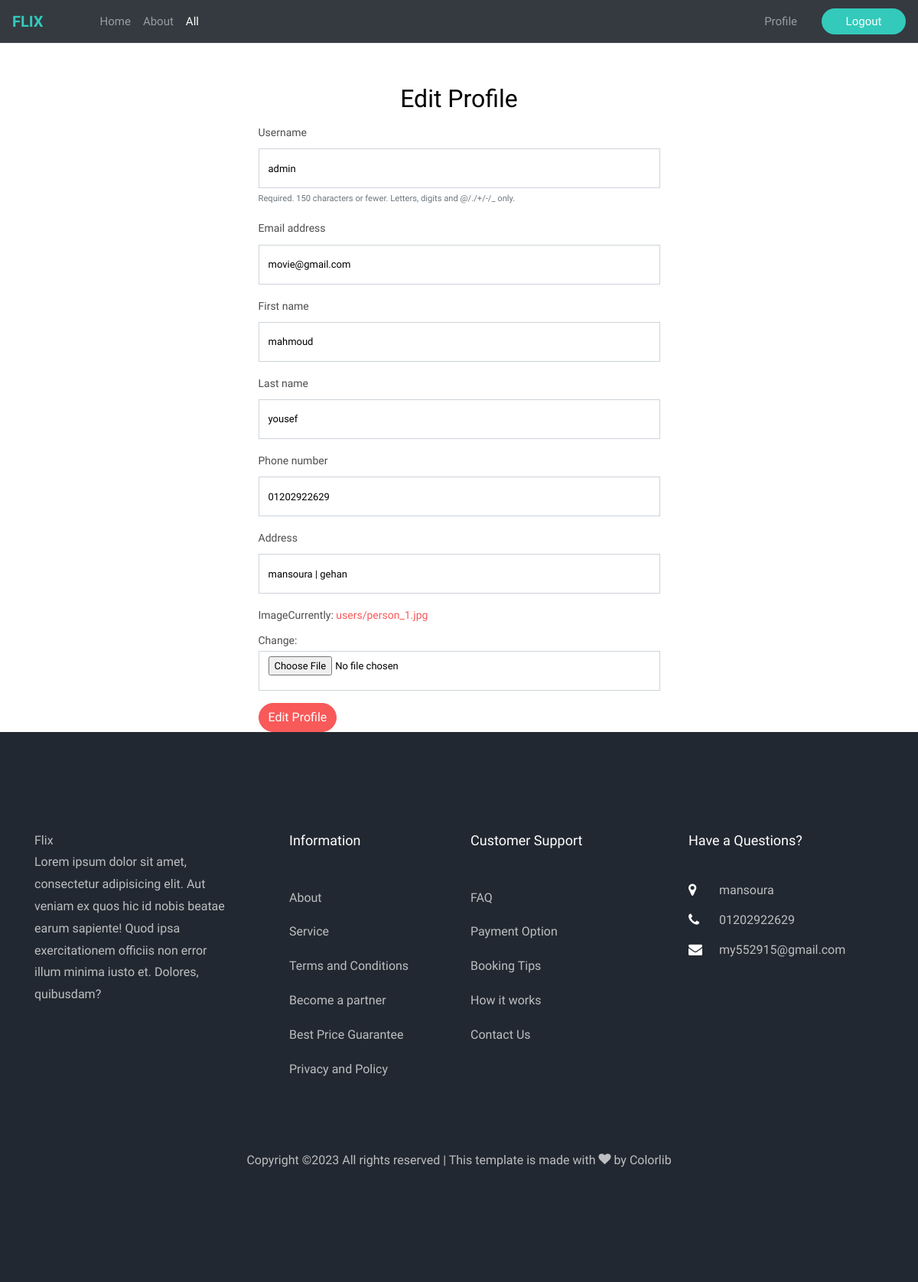
/accounts/profile/edit (signed in), run on an earlier commit of the app's database.
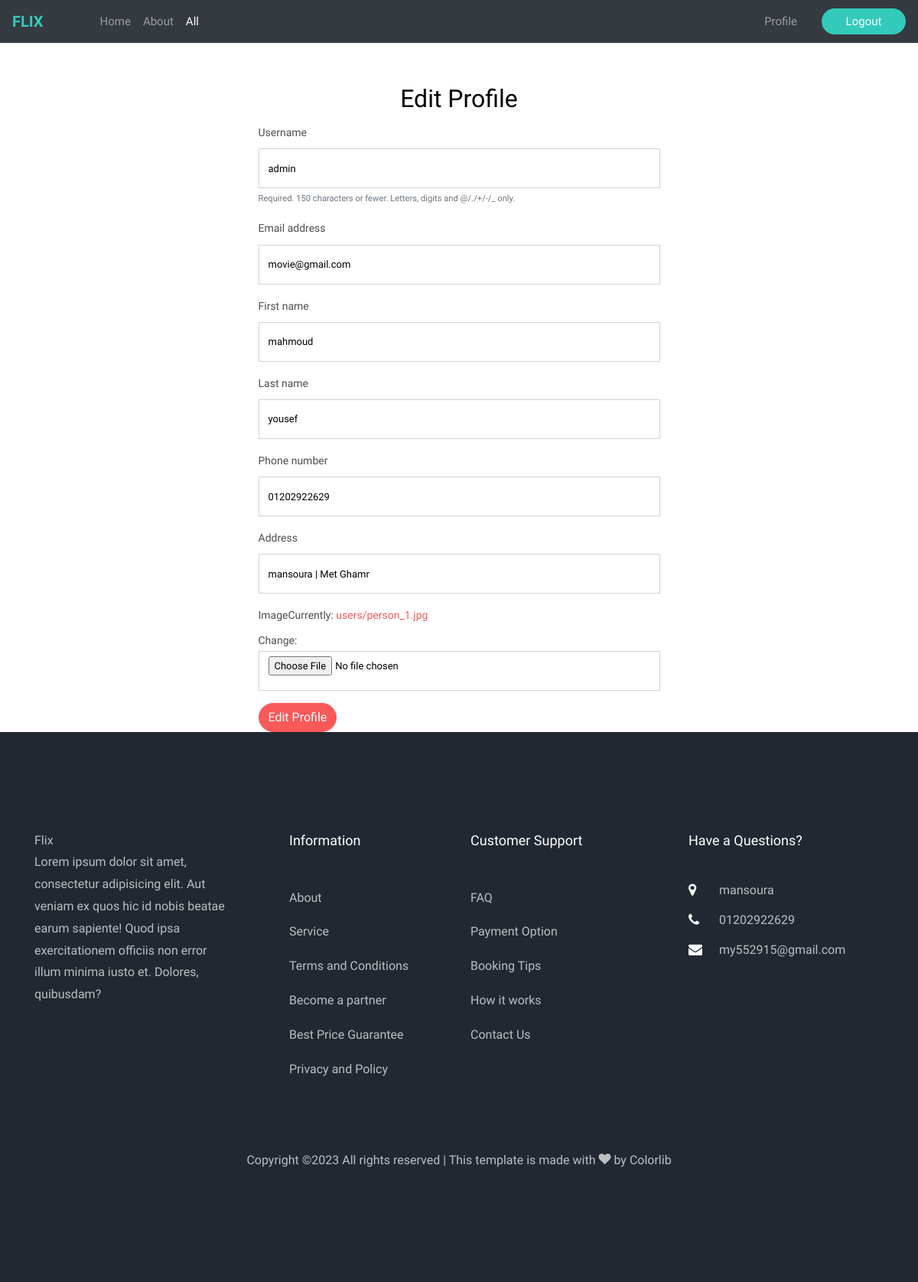
And on a later commit of the database.
### accounts/models.py (models this page shows, shortened)
class Profile(models.Model):
    user = models.OneToOneField(User,on_delete=models.CASCADE)
    phone_number = models.CharField(max_length=20)
    address = models.CharField(max_length=50)
    image = models.ImageField(upload_to='users/')

### accounts/views.py (the view)
# urls.py: path('profile/edit' , views.edit_profile , name='edit_profile'),
def edit_profile(requset):
    profile = Profile.objects.get(user=requset.user)
    if requset.method == "POST":
        user_form = UserForm(requset.POST , instance=requset.user)
        profile_form = ProfileForm(requset.POST,instance=profile)
        if user_form.is_valid() and profile_form.is_valid():
            user_form.save()
            myprofile = profile_form.save(commit=False)
            myprofile.user = requset.user
            myprofile.save()
            return redirect('/accounts/profile')
    else:
        user_form = UserForm(instance=requset.user)
        profile_form = ProfileForm(instance=profile)
    return render(requset,'profile/profile_edit.html',{
        'user_form':user_form,
        'profile_form':profile_form
    })

### accounts/forms.py
class UserForm(forms.ModelForm):
    class Meta:
        model = User
        fields = ['username','email','first_name','last_name',]

class ProfileForm(forms.ModelForm):
    class Meta:
        model = Profile
        fields = ['phone_number','address','image']

### accounts/templates/profile/profile_edit.html (shortened to what this page needs)
{% extends 'base.html' %}
{% load bootstrap4 %}
{% block body %}
<div class="container">
    <div class="col-md-6 mx-auto mt-5">
        <h2 style="text-align:center;">Edit Profile</h2>
        <form method="POST">
            {% bootstrap_form user_form %}
            {% bootstrap_form profile_form %}
            {% buttons %}
            <button type="submit" class="btn btn-primary">Edit Profile</button>
            {% endbuttons %}
        </form>
    </div>
</div>
{% endblock body %}

What changed in the data, as far as the page shows it:
changed Profile: address "mansoura | gehan" → "mansoura | Met Ghamr"
